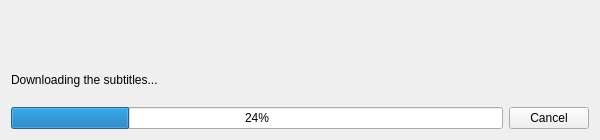
<?xml version="1.0" encoding="UTF-8"?>
<ui version="4.0">
 <class>frmProgress</class>
 <widget class="QWidget" name="frmProgress">
  <property name="geometry">
   <rect>
    <x>0</x>
    <y>0</y>
    <width>600</width>
    <height>140</height>
   </rect>
  </property>
  <property name="minimumSize">
   <size>
    <width>580</width>
    <height>140</height>
   </size>
  </property>
  <property name="maximumSize">
   <size>
    <width>800</width>
    <height>140</height>
   </size>
  </property>
  <property name="acceptDrops">
   <bool>true</bool>
  </property>
  <property name="windowTitle">
   <string>Subnapi - Downloading subtitles...</string>
  </property>
  <property name="windowIcon">
   <iconset resource="../res/resources.qrc">
    <normaloff>:/icon/subnapi.png</normaloff>:/icon/subnapi.png</iconset>
  </property>
  <layout class="QVBoxLayout">
   <item>
    <widget class="QLabel" name="lbFileName">
     <property name="sizePolicy">
      <sizepolicy hsizetype="Expanding" vsizetype="Minimum">
       <horstretch>0</horstretch>
       <verstretch>0</verstretch>
      </sizepolicy>
     </property>
     <property name="font">
      <font>
       <weight>75</weight>
       <bold>true</bold>
      </font>
     </property>
     <property name="frameShape">
      <enum>QFrame::NoFrame</enum>
     </property>
     <property name="frameShadow">
      <enum>QFrame::Plain</enum>
     </property>
     <property name="text">
      <string/>
     </property>
    </widget>
   </item>
   <item>
    <widget class="QLabel" name="lbAction">
     <property name="sizePolicy">
      <sizepolicy hsizetype="Expanding" vsizetype="Minimum">
       <horstretch>0</horstretch>
       <verstretch>0</verstretch>
      </sizepolicy>
     </property>
     <property name="font">
      <font>
       <weight>50</weight>
       <bold>false</bold>
      </font>
     </property>
     <property name="text">
      <string>Downloading the subtitles...</string>
     </property>
     <property name="textFormat">
      <enum>Qt::AutoText</enum>
     </property>
     <property name="scaledContents">
      <bool>false</bool>
     </property>
     <property name="alignment">
      <set>Qt::AlignLeading|Qt::AlignLeft|Qt::AlignVCenter</set>
     </property>
    </widget>
   </item>
   <item>
    <layout class="QHBoxLayout">
     <item>
      <widget class="QProgressBar" name="pbProgress">
       <property name="value">
        <number>24</number>
       </property>
      </widget>
     </item>
     <item>
      <widget class="QPushButton" name="pbCancel">
       <property name="text">
        <string>Cancel</string>
       </property>
      </widget>
     </item>
    </layout>
   </item>
  </layout>
 </widget>
 <resources>
  <include location="../res/resources.qrc"/>
 </resources>
 <connections>
  <connection>
   <sender>pbCancel</sender>
   <signal>clicked()</signal>
   <receiver>frmProgress</receiver>
   <slot>close()</slot>
   <hints>
    <hint type="sourcelabel">
     <x>554</x>
     <y>99</y>
    </hint>
    <hint type="destinationlabel">
     <x>299</x>
     <y>59</y>
    </hint>
   </hints>
  </connection>
 </connections>
</ui>
